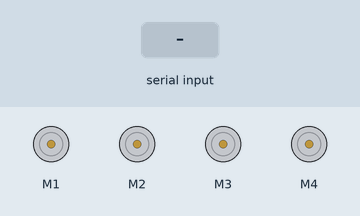
This program was run on a simulated Arduino Uno, built with avr-gcc and run on an emulated ATmega328P. Parts: 4 × DC motor (green arrow = forward, orange = backward, longer = faster). The inputs (shaded band) are chosen by the test bench.

Above: at 1.2 s.
1.3 s: "F" received over Serial
At 2.5 s:
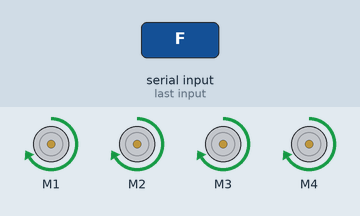
2.8 s: "B" received over Serial
At 3.7 s:
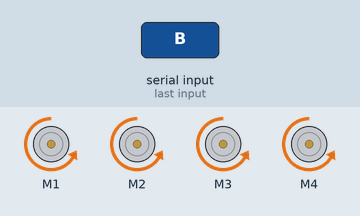
4.3 s: "S" received over Serial
At 4.9 s:
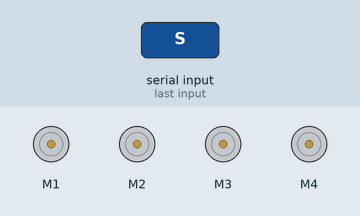
Timing chart, 0 to 7.3 s (numbered marks = the images above; inputs shaded):
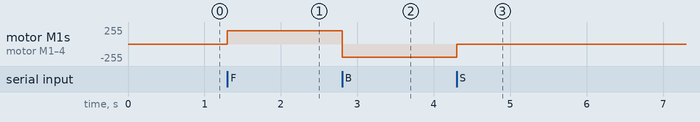

The program:

main.cpp
```cpp
#include <Arduino.h>
#include <AFMotor.h>

// Define all 4 motors
AF_DCMotor motor1(1);  // M1
AF_DCMotor motor2(2);  // M2
AF_DCMotor motor3(3);  // M3
AF_DCMotor motor4(4);  // M4

void setup() {
  Serial.begin(9600);

  // Set speed for all motors (0-255)
  motor1.setSpeed(200);
  motor2.setSpeed(200);
  motor3.setSpeed(200);
  motor4.setSpeed(200);
}

void moveForward() {
  motor1.run(FORWARD);
  motor2.run(FORWARD);
  motor3.run(FORWARD);
  motor4.run(FORWARD);
}

void moveBackward() {
  motor1.run(BACKWARD);
  motor2.run(BACKWARD);
  motor3.run(BACKWARD);
  motor4.run(BACKWARD);
}

void stopMotors() {
  motor1.run(RELEASE);
  motor2.run(RELEASE);
  motor3.run(RELEASE);
  motor4.run(RELEASE);
}

void loop() {
  if (Serial.available()) {
    char cmd = Serial.read();
    if (cmd == 'F') {
      moveForward();
    } else if (cmd == 'B') {
      moveBackward();
    } else if (cmd == 'S') {
      stopMotors();
    }
  }
}
```

Measured:
- after the input at 1.3 s, motor M1–4: stopped → forward 200/255 at once
- after the input at 2.8 s, motor M1–4: forward 200/255 → backward 200/255 at once
- after the input at 4.3 s, motor M1–4: backward 200/255 → stopped at once
